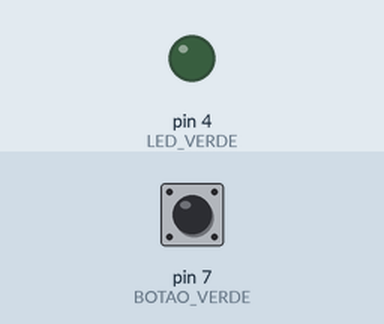
Recording of a sketch running on a simulated Arduino Uno, built with avr-gcc and run on an emulated ATmega328P. Shown: output pins drawn as LEDs (lit = HIGH). Dashed ring = blinking. The inputs (shaded band) are chosen by the test bench; at power-on: pin 7 (BOTAO_VERDE) HIGH. What the sketch prints to the serial monitor is not drawn.

Above: at 1.2 s.
1.3 s: pin 7 (BOTAO_VERDE) pulled LOW for 0.15 s
At 1.37 s:
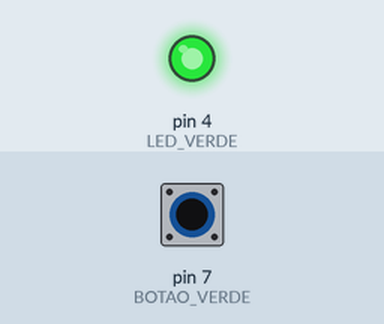
2.9 s: pin 7 (BOTAO_VERDE) pulled LOW for 1 s
At 4.7 s:
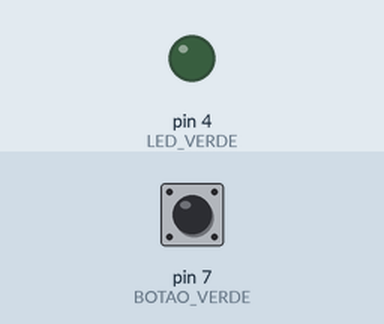
6.9 s: pin 7 (BOTAO_VERDE) pulsed LOW 2 times (0.12 s each, 0.3 s apart)
At 6.96 s:
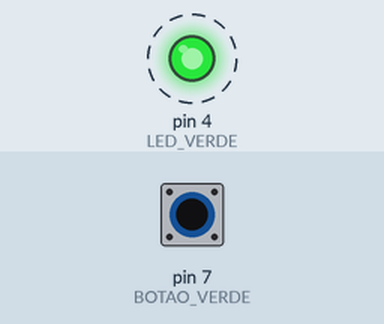
10.5 s: pin 7 (BOTAO_VERDE) pulsed LOW 5 times (0.12 s each, 0.3 s apart)
At 12.7 s:
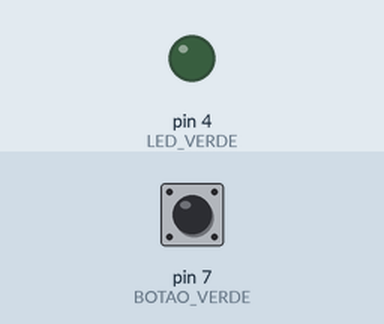
Timing chart, 0 to 14.2 s (numbered marks = the images above; inputs shaded):
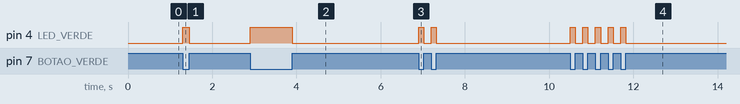

Measured:
- after the input at 1.3 s, pin 4 (LED_VERDE): LOW → HIGH at once, → LOW 0.15 s later
- after the input at 2.9 s, pin 4 (LED_VERDE): LOW → HIGH at once, → LOW 1.0 s later
- after the input at 6.9 s, pin 4 (LED_VERDE): alternates HIGH for 0.12 s and LOW for 0.18 s, 4 changes in all, then stays LOW, starting at once
- after the input at 10.5 s, pin 4 (LED_VERDE): alternates HIGH for 0.12 s and LOW for 0.18 s, 10 changes in all, then stays LOW, starting at once

The sketch:

code.ino
```cpp
#define LED_VERDE 4
#define BOTAO_VERDE 7

int buttGreen;
long tempo = 0;
long contratempo = 0;
int active = true;
int i = 0;
String letra = "";

void imprimirLetra(String letra);

void setup() {

  Serial.begin(9600);

  pinMode(LED_VERDE, OUTPUT);

  pinMode(BOTAO_VERDE, INPUT_PULLUP);

}

void loop() {

  buttGreen = digitalRead(BOTAO_VERDE);

  if(buttGreen){
    digitalWrite(LED_VERDE, LOW);

    if(contratempo > 160000){
        imprimirLetra(letra);
        letra = "";
    }

    contratempo++;

    if(!active){
      tempo += millis();
      active++;

      if(tempo > 20 && tempo <= 550){
        letra += '.';
      }
      else if(tempo > 550){
        letra += '_';
      }

      tempo = 0;
    }

  }
  else {
    digitalWrite(LED_VERDE, HIGH);
    if(active){
      contratempo = 0;
      tempo -= millis();
      active--;
    }
  }


}

void imprimirLetra(String letra){

    if(letra == "._"){
      Serial.print('a');
    }

    else if(letra == "_..."){
      Serial.print('b');
    }

    else if(letra == "_._."){
      Serial.print('c');
    }

    else if(letra == "_.."){
      Serial.print('d');
    }

    else if(letra == "."){
      Serial.print('e');
    }

    else if(letra == ".._."){
      Serial.print('f');
    }

    else if(letra == "__."){
      Serial.print('g');
    }

    else if(letra == "...."){
      Serial.print('h');
    }

    else if(letra == ".."){
      Serial.print('i');
    }

    else if(letra == ".___"){
      Serial.print('j');
    }

    else if(letra == "_._"){
      Serial.print('k');
    }

    else if(letra == "._.."){
      Serial.print('l');
    }

    else if(letra == "__"){
      Serial.print('m');
    }

    else if(letra == "_."){
      Serial.print('n');
    }

    else if(letra == "___"){
      Serial.print('o');
    }

    else if(letra == ".__."){
      Serial.print('p');
    }

    else if(letra == "__._"){
      Serial.print('q');
    }

    else if(letra == "._."){
      Serial.print('r');
    }

    else if(letra == "..."){
      Serial.print('s');
    }

    else if(letra == "_"){
      Serial.print('t');
    }

    else if(letra == ".._"){
      Serial.print('u');
    }

    else if(letra == "..._"){
      Serial.print('v');
    }

    else if(letra == ".__"){
      Serial.print('w');
    }

    else if(letra == "_.._"){
      Serial.print('x');
    }

    else if(letra == "_.__"){
      Serial.print('y');
    }

    else if(letra == "__.."){
      Serial.print('z');
    }

    else if(letra == ".____"){
      Serial.print('1');
    }

    else if(letra == "..___"){
      Serial.print('2');
    }

    else if(letra == "...__"){
      Serial.print('3');
    }

    else if(letra == "...._"){
      Serial.print('4');
    }

    else if(letra == "....."){
      Serial.print('5');
    }

    else if(letra == "_...."){
      Serial.print('6');
    }

    else if(letra == "__..."){
      Serial.print('7');
    }

    else if(letra == "___.."){
      Serial.print('8');
    }

    else if(letra == "____."){
      Serial.print('9');
    }

    else if(letra == "_____"){
      Serial.print('0');
    }

    else if(letra == "..__"){
      Serial.print(' ');
    }

    else if(letra == "._._"){
      Serial.print('\n');
    }

}
```
